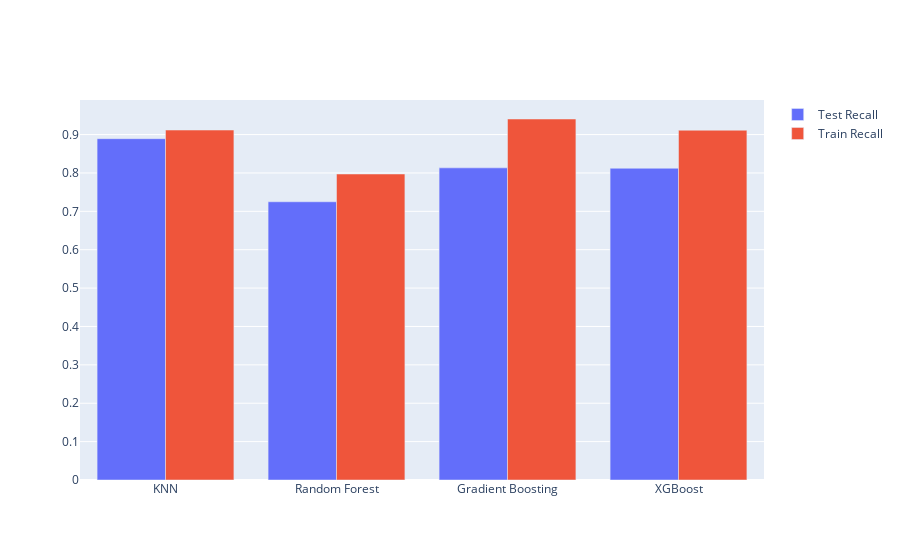

The cell this chart's notebook holds for it:
### Code cell
fig = go.Figure(data=[
    go.Bar(name='Test Recall', x=all_scores_df.model, y=all_scores_df.test_recall),
    go.Bar(name='Train Recall', x=all_scores_df.model, y=all_scores_df.train_recall)
])
# Change the bar mode
fig.update_layout(barmode='group')
fig.show()

### Figure 1 — Plotly figure (JSON) as saved in the notebook; plotly's stock layout.template omitted (floating-point values rounded to 4 significant figures)
{"data": [{"name": "Test Recall", "type": "bar", "x": ["KNN", "Random Forest", "Gradient Boosting", "XGBoost"], "y": [0.8893, 0.7249, 0.8133, 0.8123]}, {"name": "Train Recall", "type": "bar", "x": ["KNN", "Random Forest", "Gradient Boosting", "XGBoost"], "y": [0.9118, 0.7973, 0.9406, 0.9113]}], "layout": {"barmode": "group"}}
